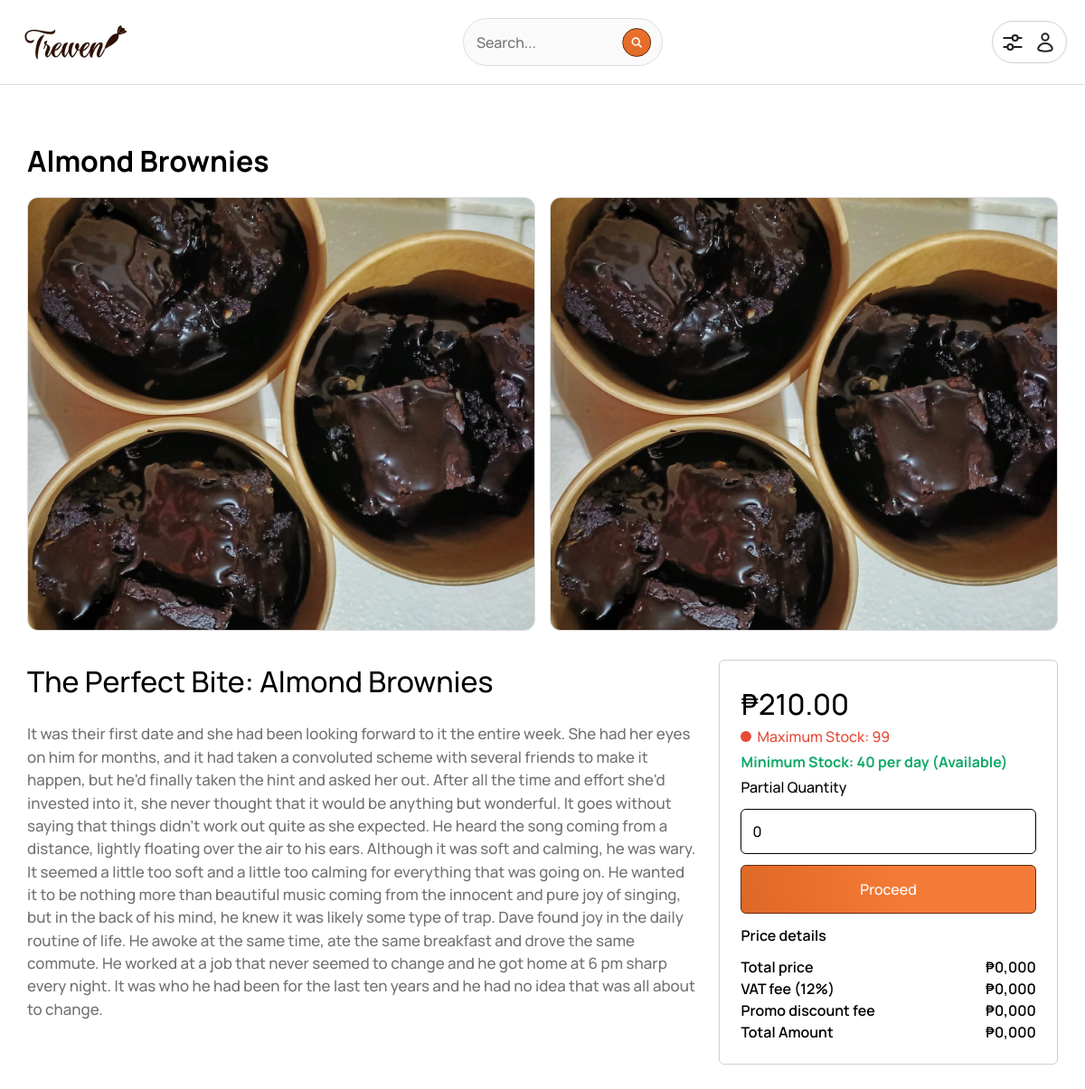
The app's page /views/product?id=4 with its own data.
### tables this page shows
CREATE TABLE `treiven_products` (
  `trv_product_id` int(11) NOT NULL,
  `trv_category_id` int(11) DEFAULT NULL,
  `trv_product_name` varchar(255) DEFAULT NULL,
  `trv_product_info` varchar(4000) DEFAULT NULL,
  `trv_product_price` decimal(10,2) DEFAULT NULL,
  `trv_product_second_price` decimal(10,2) DEFAULT NULL,
  `trv_minimum_stock` int(11) DEFAULT NULL,
  `trv_product_qty_stock` enum('Yes','No') DEFAULT NULL,
  `trv_product_image` longblob DEFAULT NULL,
  `trv_category_name` enum('Brownies','Cakes','Cookies','Specials') DEFAULT NULL,
  `trv_maximum_stock` int(11) DEFAULT NULL
);

### views/product/index.php (the view, shortened to what this page needs)
<?php
$mysql_hostname = "localhost";
$mysql_username = "root";
$mysql_password = "";
$mysql_database = "im101-pastry";
$conn = mysqli_connect($mysql_hostname, $mysql_username, $mysql_password, $mysql_database);
if (isset($_GET['id']) && !empty($_GET['id'])) {
    $productId = $_GET['id'];
    $query = "SELECT * FROM treiven_products WHERE trv_product_id = $productId";
    $result = mysqli_query($conn, $query);
    if ($result && mysqli_num_rows($result) > 0) {
        $row = mysqli_fetch_assoc($result);
        $productName = $row['trv_product_name'];
        $productInfo = $row['trv_product_info'];
        $productPrice = $row['trv_product_price'];
        $productQty = $row['trv_minimum_stock'];
        $productMaxQty = $row['trv_maximum_stock'];
        $productImage = $row['trv_product_image'];
    } else {
        echo "basta error";
        exit;
    }
}
?>
<!DOCTYPE html>
<html lang="en">
<head>
    <link rel="stylesheet" href="../../views/modules/index.css" />
</head>
<body style="overflow: auto;">
    <header class="nav-container">
        <nav class="nav-wrapper">
            <div class="nav-logo">
                <a href="../../">
                    <img src="../../public/trieven.svg" alt="" />
                </a>
            </div>
            <div class="nav-search">
                <input type="text" id="search-input" maxlength="60" placeholder="Search..." disabled>
                <button type="submit">
                </button>
            </div>
            <div class="right-side-wrapper">
                <div class="modal-info">
                </div>
                <div class="auth-user-options">
                </div>
            </div>
        </nav>
    </header>
    <main class="product-container">
        <div class="product-wrapper">
            <div class="product-header">
                <div class="product-title">
                    <h1><?php echo $productName; ?></h1>
                </div>
                <a href="./img-view/?id=<?php echo $productId; ?>" class="product-portrait">
                    <div class="node-one">
                        <img src="../../views/adminpanel/pages/uploads/<?php echo $productImage; ?>" alt="<?php echo $productName; ?>">
                    </div>
                    <div class="node-two">
                        <img src="../../views/adminpanel/pages/uploads/<?php echo $productImage; ?>" alt="<?php echo $productName; ?>">
                    </div>
                </a>
            </div>
            <div class="product-grid-column">
                <div class="product-description">
                    <span>The Perfect Bite: <?php echo $productName; ?></span>
                    <p><?php echo $productInfo; ?></p>
                </div>
                <div class="product-option">
                    <div class="product-first-column">
                        <div class="product-price">
                            <span class="pricey">₱<?php echo $productPrice; ?></span>
                            <div class="product-status">
                                <?php if ($productMaxQty == 20) : ?>
                                    <div style="background: #e6183f;" class="just-circle"></div>
                                    <span style="color: #e6183f; font-weight: bolder;">Maximum Stock: <?php echo $productMaxQty; ?> (Only a few left...)</span>
                                <?php elseif ($productMaxQty == 0) : ?>
                                    <div style="background: #e6183f;" class="just-circle"></div>
                                    <span style="color: #000; font-weight: bolder; text-decoration: underline;">Maximum Stock: <?php echo $productMaxQty; ?> (Out of stock)</span>
                                <?php else : ?>
                                    <div class="just-circle"></div>
                                    <span>Maximum Stock: <?php echo $productMaxQty; ?></span>
                                <?php endif; ?>
                            </div>
                            <div class="product-status">
                                <?php if ($productMaxQty == 0) : ?>
                                    <span style="color: #0fa968; font-weight: bolder;">Minimum Stock: <?php echo $productQty; ?> per day (Out of stock)</span>
                                <?php else : ?>
                                    <span style="color: #0fa968; font-weight: bolder;">Minimum Stock: <?php echo $productQty; ?> per day (Available)</span>
                                <?php endif; ?>
                            </div>
                        </div>
                        <div class="quantity-input">
                            <label>Partial Quantity</label>
                            <input type="number" class="quantity" id="quantity" name="quantity" value="0" min="0">
                        </div>
                        <button class="add-to-cart">Proceed</button>
                    </div>
                    <div class="product-last-column">
                        <span class="last-header">Price details</span>
                        <div class="total-price">
                            <span>Total price</span>
                            <span>₱0,000</span>
                        </div>
                        <div class="total-price">
                            <span>VAT fee (12%)</span>
                            <span>₱0,000</span>
                        </div>
                        <div class="total-price">
                            <span>Promo discount fee</span>
                            <span>₱0,000</span>
                        </div>
                        <div class="total-price">
                            <span>Total Amount</span>
                            <span>₱0,000</span>
                        </div>
                    </div>
                </div>
            </div>
        </div>
    </main>
</body>
</html>

### views/modules/index.css (style rules this page uses)
* { margin: 0; }
*, *::before, *::after { box-sizing: border-box; }
html, body { isolation: isolate; height: 100%; }
body { line-height: 1.5; -webkit-font-smoothing: antialiased; font-family: "Manrope", sans-serif; font-weight: 500; }
a, button { text-decoration: none; cursor: pointer; }
img, picture, video, canvas, svg { display: block; max-width: 100%; }
input, button, textarea, select { font: inherit; }
p, h1, h2, h3, h4, h5, h6 { overflow-wrap: break-word; }

### views/modules/bundles/Navbar.module.css (style rules this page uses)
.nav-container { position: sticky; top: 0; left: 0; width: 100%; border-bottom: 1px solid #ddd; background: #fff; padding: 1.257em; backdrop-filter: blur(8px); z-index: 90; }
.nav-wrapper { display: flex; align-items: center; justify-content: space-between; margin: 0 auto; max-width: 1366px; position: relative; }
.nav-logo, .nav-link-wrapper { user-select: none; }
.nav-logo img { width: 128px; }
.right-side-wrapper { border: 1px solid #cfcfcf; border-radius: 999px; padding: 0.657em; display: flex; align-items: center; cursor: pointer; user-select: none; }
.right-side-wrapper svg { width: 24px; }
.modal-info:first-of-type { margin-right: 12px; }
.nav-search { position: relative; }
.nav-search input[type="text"] { padding: 0.85em; border: 1px solid #dddddd; border-radius: 54px; width: 100%; z-index: 60; cursor: pointer; user-select: none; }
.nav-search button { position: absolute; top: 50%; right: 0px; transform: translate(-40%, -50%); border-radius: 100%; border: 1px solid #622a0b; padding: 0.5em; appearance: none; outline: none; background: linear-gradient(190deg, #f47b37 -168.14%, #cc5817 425.2%); }
.nav-search svg { width: 14px; }

### views/modules/bundles/Product.module.css (style rules this page uses)
.product-container { padding: 3.75em 0; }
.product-wrapper { display: block; margin: 0 auto; max-width: 1140px; }
.product-header { display: inline-flex; justify-content: flex-start; flex-direction: column; width: 100%; }
.product-portrait { display: grid; grid-template-columns: repeat(2, 1fr); gap: 16px; height: 480px; }
.node-one, .node-two { border: 1px solid #ddd; border-radius: 12px; overflow: hidden; }
.product-portrait img { width: 100%; height: 100%; object-fit: cover; }
.product-portrait img:first-of-type { margin-bottom: 8px; }
.product-title { margin-bottom: 16px; }
.product-grid-column { padding-top: 2em; display: flex; align-items: start; justify-content: space-between; flex-direction: row; }
.product-description { max-width: 740px; word-break: normal; margin-right: 1.575em; }
.product-description span { display: block; font-size: 2em; margin-bottom: 0.657em; }
.product-description p { font-size: 1.057em; color: #727272; margin-bottom: 0.457em; }
.product-option { position: sticky; top: 24px; left: 0; user-select: none; padding: 1.457em; width: 100%; background: #fff; border: 1px solid #CFCFCF; border-radius: 6px; }
.product-price { display: flex; align-items: flex-start; flex-direction: column; }
.pricey { font-size: 2em; margin-right: 6px; }
.product-status { display: inline-flex; align-items: center; margin-bottom: 0.257em; }
.just-circle { width: 12px; height: 12px; background: #E54C38; border-radius: 999px; margin-right: 6px; }
.product-status span { color: #E54C38; }
.quantity-input { display: flex; flex-direction: column; margin-bottom: 0.757em; }
.quantity-input label { margin-bottom: 0.757em; }
.quantity-input input { width: 100%; padding: 0.757em; border-radius: 6px; outline: none; border: 1px solid #000; }
.add-to-cart { width: 100%; background: linear-gradient(256deg, #F47B37 44.85%, #CC5817 145.26%); border: 1px solid #622A0B; border-radius: 6px; color: #fff; padding: 0.857em; margin-top: 0em; margin-bottom: 0.757em; transition: all 0.2s ease; }
.product-last-column { font-weight: 600; }
.total-price { display: flex; justify-content: space-between; }
.last-header { display: block; margin-bottom: 0.67em; }

### records on screen
treiven_products: trv_product_name "Almond Brownies", trv_product_image (picture), trv_product_info "It was their first date and she had been looking forward to it the entire week. She had her eyes on him for months, and it had taken a convoluted scheme with several friends to make it happen, but he'd finally taken the hint and asked her out. After all the time and effort she'd invested into it, she never thought that it would be anything but wonderful. It goes without saying that things didn't work out quite as she expected. He heard the song coming from a distance, lightly floating over the air to his ears. Although it was soft and calming, he was wary. It seemed a little too soft and a little too calming for everything that was going on. He wanted it to be nothing more than beautiful…", trv_product_price "210.00", trv_maximum_stock "99", trv_minimum_stock "40"
